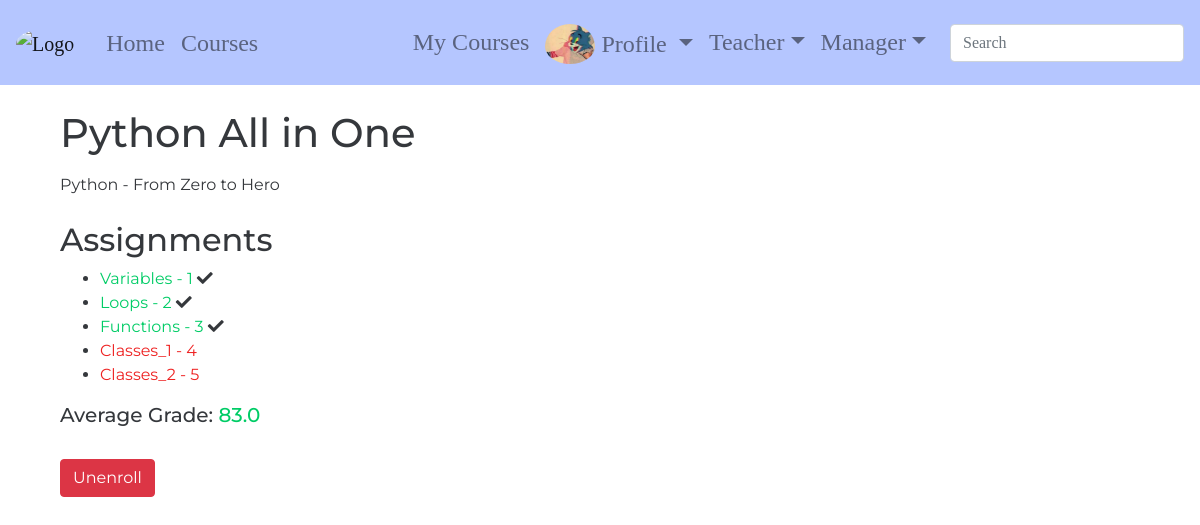
The page /courses/python/python-all-in-one/ (signed in) on the database as committed earlier.
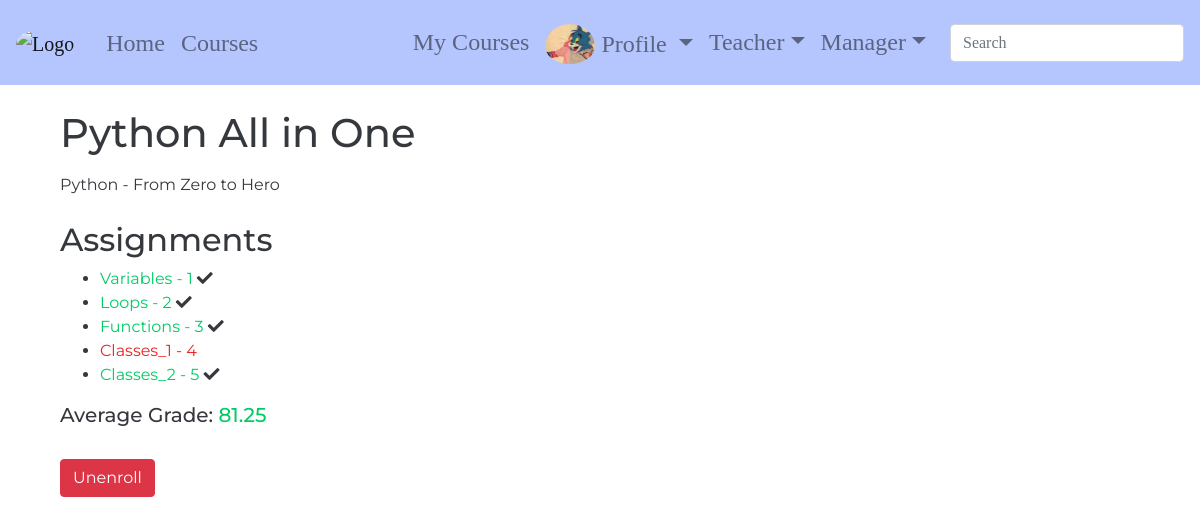
The same page on the database as committed later.
### courses/models.py (models this page shows, shortened)
class PersonalAssignment(models.Model):
    course_instance_assignment = models.ForeignKey(CourseInstanceAssignment,
                                                   related_name='personal_assignments',
                                                   on_delete=models.CASCADE)
    enroll = models.ForeignKey(Enroll, related_name='personal_assignments', on_delete=models.CASCADE)
    answer_field = models.TextField(null=True, blank=True)
    answer_file = models.FileField(null=True, blank=True, upload_to=student_answers_directory_path)
    is_completed = models.BooleanField(default=False)
    grade = models.SmallIntegerField(
        blank=True,
        null=True,
        default=0,
        validators=[
            MinValueValidator(0),
            MaxValueValidator(100),
        ]
    )
    completion_date = models.DateTimeField(null=True, blank=True)
    @property
    def is_deadline_missed(self):
        if self.course_instance_assignment.start_date and self.course_instance_assignment.end_date:
            return self.course_instance_assignment.end_date < timezone.now()
        return False
    def get_absolute_url(self):
        return reverse('courses:personal-assignment',
                       kwargs={
                           'course_slug': self.enroll.course_instance.course.slug,
                           'instance_slug': self.enroll.course_instance.slug,
                           'pk': self.pk
                       })

class Assignment(models.Model):
    title = models.CharField(max_length=100, )
    content = RichTextUploadingField()
    start_date = models.DateTimeField()
    end_date = models.DateTimeField(null=True, blank=True)

class Enroll(models.Model):
    course_instance = models.ForeignKey(CourseInstance, related_name='enrolls', on_delete=models.CASCADE)
    student = models.ForeignKey('accounts.CustomUser', related_name='enrolls', on_delete=models.CASCADE)
    is_course_finished = models.BooleanField(default=False)
    @property
    def average_mark(self):
        marks = [m['grade'] for m in self.personal_assignments.filter(enroll=self).filter(is_completed=True).values('grade')]
        try:
            return round(float(sum(marks) / len(marks)), 2)
        except ZeroDivisionError:
            return 0

### courses/views.py (the view)
class CourseInstanceDetail(generic.DetailView):
    model = course_models.CourseInstance
    template_name = 'courses/course_instance_detail.html'
    context_object_name = 'course_instance'
    def get_object(self, queryset=None):
        return get_object_or_404(
            course_models.CourseInstance,
            course__slug=self.kwargs.get('course_slug'),
            slug=self.kwargs.get('instance_slug'),
        )
    def get_context_data(self, **kwargs):
        context = super(CourseInstanceDetail, self).get_context_data(**kwargs)
        if not self.request.user.is_authenticated:
            context['is_enrolled'] = False
        else:
            context['is_enrolled'] = self.object.enrolls.filter(student=self.request.user).exists()
        if self.request.user.is_authenticated and context['is_enrolled']:
            context['current_enroll'] = self.object.enrolls.get(student=self.request.user)
        return context

### accounts/templatetags/accounts_extras.py (called while the page is built)
@register.filter(name='has_group')
def has_group(user, group_name):
    return user.groups.filter(name=group_name).exists()

### courses/templates/courses/course_instance_detail.html (shortened to what this page needs)
{% extends 'base.html' %}
{% block content %}
    <div class="container">
    {% if is_enrolled %}
        <h1 class="mt-4 mb-3">{{ course_instance.sub_title }}</h1>
        <p>{{ course_instance.course.description }}</p>
        {% if course_instance.course_assignments.all %}
            <h2 class="mt-4">Assignments</h2>
            <ul>
                {% for pa in current_enroll.personal_assignments.all %}
                    <li>
                        <a href="{{ pa.get_absolute_url }}"
                           class="enroll-assignment-link{% if pa.is_completed %}-completed
                           {% elif pa.is_deadline_missed and not pa.is_completed %} missed-deadline{% endif %}">
                            {{ pa.course_instance_assignment.title }}
                        </a>
                        {% if pa.is_completed %}
                            <i class="fas fa-check completed_icon"></i>
                        {% endif %}
                    </li>
                {% endfor %}
            </ul>
        {% else %}
            <h2 class="mt-4">There are no assignments yet.</h2>
        {% endif %}
        <h5>Average Grade: <span class="grade{% if current_enroll.average_mark > current_enroll.course_instance.min_mark %}-green{% else %}-red{% endif %}">{{ current_enroll.average_mark }}</span></h5>
        <a href="{% url 'courses:unenroll' course_slug=course_instance.course.slug instance_slug=course_instance.slug %}"
           class="btn btn-danger mt-4">
            Unenroll
        </a>
    {% else %}
        <h1 class="mb-3 text-center">Active Course</h1>
        <h1 class="mb-3">{{ course_instance.sub_title }}</h1>
        <p>{{ course_instance.course.description }}</p>
        <a href="{% url 'courses:enroll' course_slug=course_instance.course.slug instance_slug=course_instance.slug %}" class="btn btn-primary mt-4">Enroll</a>
    {% endif %}
    </div>
{% endblock %}

Rows that differ between the two databases and show on the page:
changed PersonalAssignment "Classes_2 - 5": is_completed False → True (drawn)
computed for Enroll: average_mark "83.0" → "81.25"
